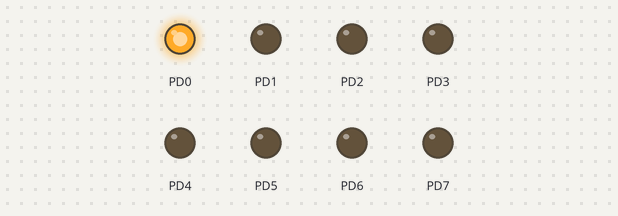
Simulated run of this program. Board: ATmega32, built with avr-gcc and emulated at 16 MHz. Parts: output pins drawn as LEDs (lit = HIGH).

Above: at 0.05 s.
At 0.95 s:
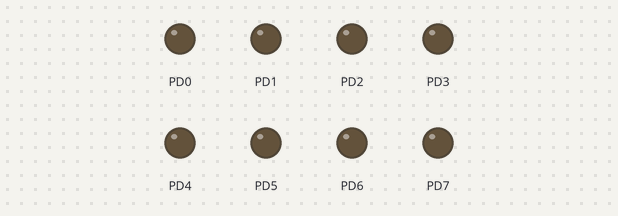
At 1.85 s:
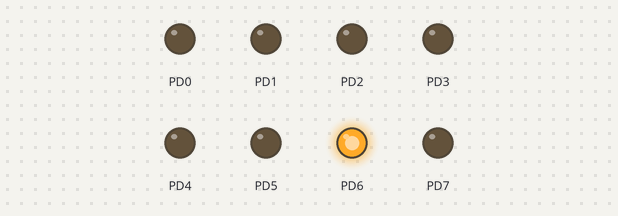
At 3.65 s:
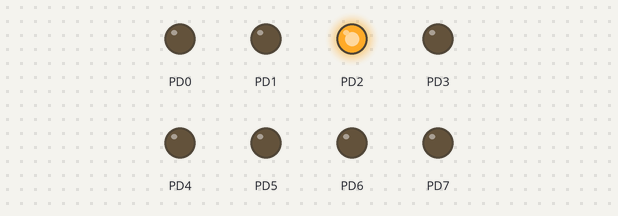
At 5.25 s:
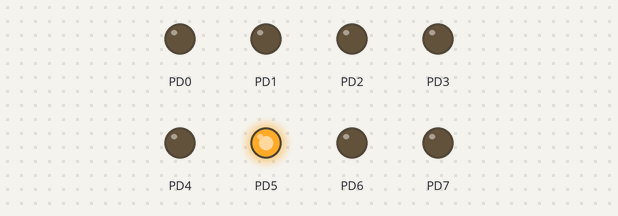
At 7.25 s:
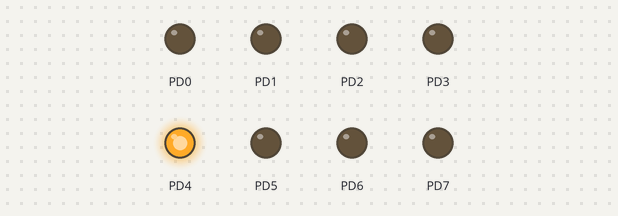
Timing chart, 0 to 7.5 s (numbered marks = the images above):
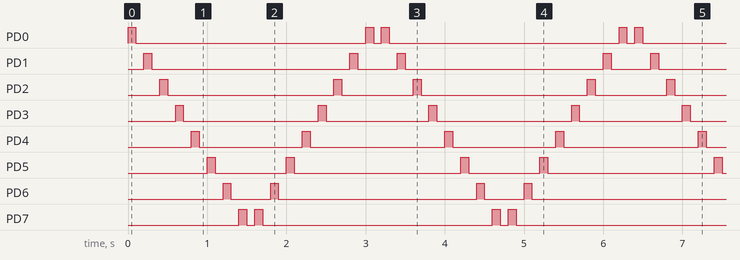

The program:

main.c
```c
#define F_CPU 16000000UL
#include <avr/io.h>
#include <util/delay.h>

int main(void)
{
	DDRD |= 0xFF;
	while(1){
		for (int i=0; i<8 ; i++)
		{
			PORTD |= (1<<i);
			_delay_ms (100);
			PORTD &=~ (1<<i);
			_delay_ms (100);
		}
		PORTD = 0x00;


		for (int j=7; j>=0;  j--)
		{
			PORTD = (1<<j);
			_delay_ms (100);
			PORTD &=~ (1<<j);
			_delay_ms (100);
		}
	}
	return 0;
}
```

Measured:
- by itself, PD0: repeats every 3.2 s: LOW 2.9 s, HIGH 0.10 s, LOW 0.10 s, HIGH 0.10 s
- by itself, PD1: repeats every 3.2 s: LOW 2.5 s, HIGH 0.10 s, LOW 0.50 s, HIGH 0.10 s
- by itself, PD2: repeats every 3.2 s: LOW 2.1 s, HIGH 0.10 s, LOW 0.90 s, HIGH 0.10 s
- by itself, PD3: repeats every 3.2 s: LOW 1.7 s, HIGH 0.10 s, LOW 1.3 s, HIGH 0.10 s
- by itself, PD4: repeats every 3.2 s: LOW 1.3 s, HIGH 0.10 s, LOW 1.7 s, HIGH 0.10 s
- by itself, PD5: repeats every 3.2 s: LOW 0.90 s, HIGH 0.10 s, LOW 2.1 s, HIGH 0.10 s
- by itself, PD6: repeats every 3.2 s: LOW 0.50 s, HIGH 0.10 s, LOW 2.5 s, HIGH 0.10 s
- by itself, PD7: repeats every 3.2 s: LOW 0.10 s, HIGH 0.10 s, LOW 2.9 s, HIGH 0.10 s
